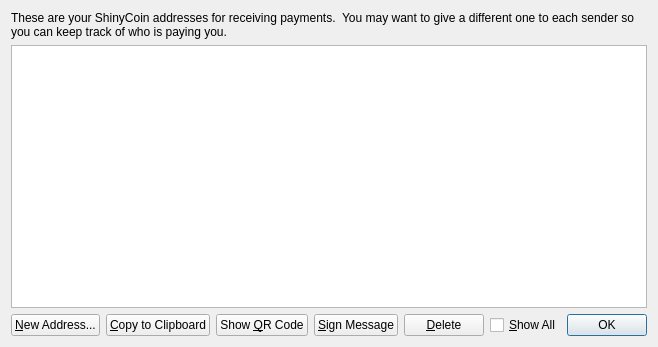
<?xml version="1.0" encoding="UTF-8"?>
<ui version="4.0">
 <class>AddressBookPage</class>
 <widget class="QWidget" name="AddressBookPage">
  <property name="geometry">
   <rect>
    <x>0</x>
    <y>0</y>
    <width>627</width>
    <height>347</height>
   </rect>
  </property>
  <property name="windowTitle">
   <string>Address Book</string>
  </property>
  <layout class="QVBoxLayout" name="verticalLayout">
   <item>
    <widget class="QLabel" name="labelExplanation">
     <property name="text">
      <string>These are your ShinyCoin addresses for receiving payments.  You may want to give a different one to each sender so you can keep track of who is paying you.</string>
     </property>
     <property name="textFormat">
      <enum>Qt::AutoText</enum>
     </property>
     <property name="wordWrap">
      <bool>true</bool>
     </property>
    </widget>
   </item>
   <item>
    <widget class="QTableView" name="tableView">
     <property name="toolTip">
      <string>Double-click to edit address or label</string>
     </property>
     <property name="alternatingRowColors">
      <bool>true</bool>
     </property>
     <property name="selectionMode">
      <enum>QAbstractItemView::SingleSelection</enum>
     </property>
     <property name="selectionBehavior">
      <enum>QAbstractItemView::SelectRows</enum>
     </property>
     <property name="sortingEnabled">
      <bool>true</bool>
     </property>
     <attribute name="verticalHeaderVisible">
      <bool>false</bool>
     </attribute>
    </widget>
   </item>
   <item>
    <layout class="QHBoxLayout" name="horizontalLayout">
     <item>
      <widget class="QPushButton" name="newAddressButton">
       <property name="toolTip">
        <string>Create a new address</string>
       </property>
       <property name="text">
        <string>&amp;New Address...</string>
       </property>
       <property name="icon">
        <iconset resource="../bitcoin.qrc">
         <normaloff>:/icons/add</normaloff>:/icons/add</iconset>
       </property>
      </widget>
     </item>
     <item>
      <widget class="QPushButton" name="copyToClipboard">
       <property name="toolTip">
        <string>Copy the currently selected address to the system clipboard</string>
       </property>
       <property name="text">
        <string>&amp;Copy to Clipboard</string>
       </property>
       <property name="icon">
        <iconset resource="../bitcoin.qrc">
         <normaloff>:/icons/editcopy</normaloff>:/icons/editcopy</iconset>
       </property>
      </widget>
     </item>
     <item>
      <widget class="QPushButton" name="showQRCode">
       <property name="text">
        <string>Show &amp;QR Code</string>
       </property>
       <property name="icon">
        <iconset resource="../bitcoin.qrc">
         <normaloff>:/images/qrcode</normaloff>:/images/qrcode</iconset>
       </property>
      </widget>
     </item>
     <item>
      <widget class="QPushButton" name="signMessage">
       <property name="toolTip">
        <string>Sign a message to prove you own this address</string>
       </property>
       <property name="text">
        <string>&amp;Sign Message</string>
       </property>
       <property name="icon">
        <iconset resource="../bitcoin.qrc">
         <normaloff>:/icons/edit</normaloff>:/icons/edit</iconset>
       </property>
      </widget>
     </item>
     <item>
      <widget class="QPushButton" name="deleteButton">
       <property name="toolTip">
        <string>Delete the currently selected address from the list. Only sending addresses can be deleted.</string>
       </property>
       <property name="text">
        <string>&amp;Delete</string>
       </property>
       <property name="icon">
        <iconset resource="../bitcoin.qrc">
         <normaloff>:/icons/remove</normaloff>:/icons/remove</iconset>
       </property>
      </widget>
     </item>
     <item>
      <spacer name="horizontalSpacer">
       <property name="orientation">
        <enum>Qt::Horizontal</enum>
       </property>
       <property name="sizeHint" stdset="0">
        <size>
         <width>40</width>
         <height>20</height>
        </size>
       </property>
      </spacer>
     </item>
     <item>
      <widget class="QCheckBox" name="showAllButton">
       <property name="toolTip">
        <string>Show all named addresses.</string>
       </property>
       <property name="text">
        <string>&amp;Show All</string>
       </property>
      </widget>
     </item>
     <item>
      <widget class="QDialogButtonBox" name="buttonBox">
       <property name="sizePolicy">
        <sizepolicy hsizetype="Maximum" vsizetype="Fixed">
         <horstretch>0</horstretch>
         <verstretch>0</verstretch>
        </sizepolicy>
       </property>
       <property name="standardButtons">
        <set>QDialogButtonBox::Ok</set>
       </property>
      </widget>
     </item>
    </layout>
   </item>
  </layout>
 </widget>
 <resources>
  <include location="../bitcoin.qrc"/>
 </resources>
 <connections/>
</ui>
